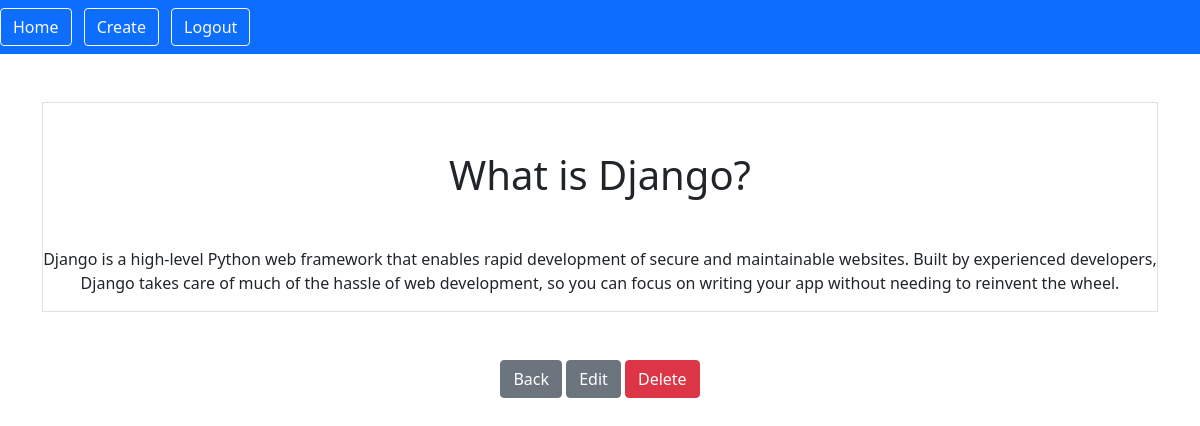
The page /smart/notes/14 (signed in) on the database its author committed.
### notes/models.py (models this page shows)
class Notes(models.Model):
    title = models.CharField(max_length = 200)
    text = models.TextField()
    created = models.DateTimeField(auto_now_add = True)
    user = models.ForeignKey(User, on_delete=models.CASCADE, related_name="notes")

### notes/views.py (the view)
# urls.py: path('notes/<int:pk>', views.NoteDetailsView.as_view(), name="notes.detail"),
class NoteDetailsView(LoginRequiredMixin, DetailView):
    model = Notes
    context_object_name = "note"

### notes/templates/notes/notes_detail.html (shortened to what this page needs)
{% extends "base.html" %}
{% block content %}
<div class = "border round">
    <h1 class = "my-5"> {{note.title}}</h1>
    <p>{{note.text}}</p>
</div>
<a href = "{% url 'notes.list'%}" class="btn btn-secondary my-5">Back</a>
<a href = "{% url 'notes.update' pk=note.id %}" class="btn btn-secondary">Edit</a>
<a href = "{% url 'notes.delete' pk=note.id %}" class="btn btn-danger">Delete</a>
{% endblock %}

### rows shown on the page
Notes: title "What is Django?", text "Django is a high-level Python web framework that enables rapid development of secure and maintainable websites. Built by experienced developers, Django takes care of much of the hassle of web development, so you can focus on writing your app without needing to reinvent the wheel."
